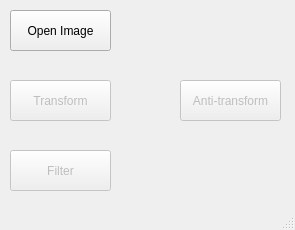
<?xml version="1.0" encoding="UTF-8"?>
<ui version="4.0">
 <class>MainWindow</class>
 <widget class="QMainWindow" name="MainWindow">
  <property name="geometry">
   <rect>
    <x>0</x>
    <y>0</y>
    <width>295</width>
    <height>230</height>
   </rect>
  </property>
  <property name="windowTitle">
   <string>MainWindow</string>
  </property>
  <widget class="QWidget" name="centralWidget">
   <widget class="QPushButton" name="openImageButton">
    <property name="geometry">
     <rect>
      <x>10</x>
      <y>10</y>
      <width>101</width>
      <height>41</height>
     </rect>
    </property>
    <property name="text">
     <string>Open Image</string>
    </property>
   </widget>
   <widget class="QPushButton" name="transformButton">
    <property name="enabled">
     <bool>false</bool>
    </property>
    <property name="geometry">
     <rect>
      <x>10</x>
      <y>80</y>
      <width>101</width>
      <height>41</height>
     </rect>
    </property>
    <property name="text">
     <string>Transform</string>
    </property>
   </widget>
   <widget class="QPushButton" name="antiTransformButton">
    <property name="enabled">
     <bool>false</bool>
    </property>
    <property name="geometry">
     <rect>
      <x>180</x>
      <y>80</y>
      <width>101</width>
      <height>41</height>
     </rect>
    </property>
    <property name="text">
     <string>Anti-transform</string>
    </property>
   </widget>
   <widget class="QPushButton" name="filterButton">
    <property name="enabled">
     <bool>false</bool>
    </property>
    <property name="geometry">
     <rect>
      <x>10</x>
      <y>150</y>
      <width>101</width>
      <height>41</height>
     </rect>
    </property>
    <property name="text">
     <string>Filter</string>
    </property>
   </widget>
  </widget>
  <widget class="QStatusBar" name="statusBar"/>
 </widget>
 <layoutdefault spacing="6" margin="11"/>
 <resources/>
 <connections/>
</ui>
